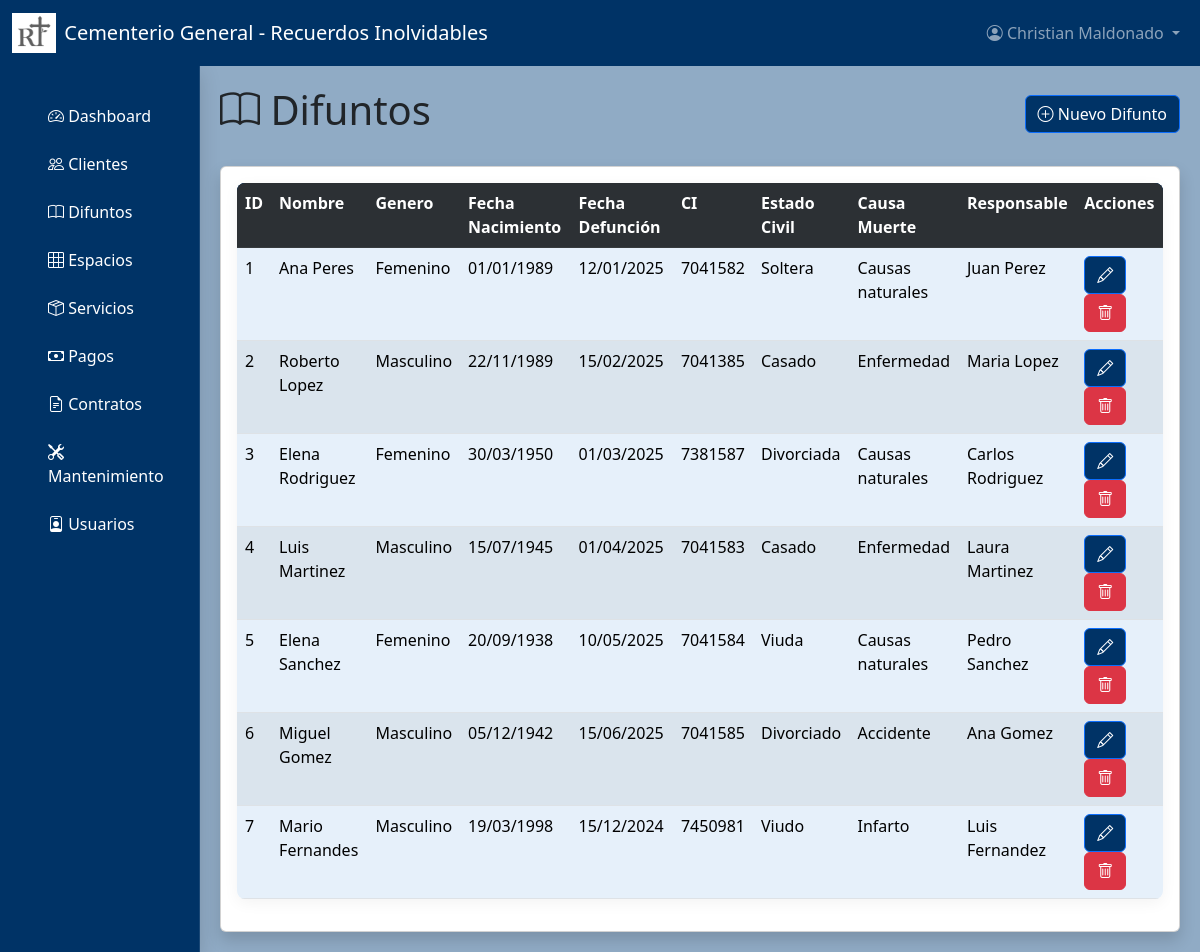
/difuntos/ (signed in), run on the app's committed database.
### models/usuario_model.py (models this page shows, shortened)
class Usuario(db.Model, UserMixin):
    __tablename__ = "usuarios"
    id = db.Column(db.Integer,primary_key=True)
    nombre = db.Column(db.String,nullable=False)
    username = db.Column(db.String,nullable=False)
    password = db.Column(db.String,nullable=False)
    rol = db.Column(db.String,nullable=False)
    fecha_registro = db.Column(db.DateTime,default=datetime.utcnow)
    @staticmethod
    def get_by_id(id):
        return Usuario.query.get(id)

### models/difunto_model.py (models this page shows, shortened)
class Difunto(db.Model):
    __tablename__ = "difuntos"
    id = db.Column(db.Integer,primary_key=True)
    nombre = db.Column(db.String,nullable=False)
    genero = db.Column(db.String,nullable=False)
    fecha_nacimiento = db.Column(db.DateTime,nullable=False)
    fecha_defuncion = db.Column(db.DateTime,nullable=False)
    cedula_identidad = db.Column(db.Integer,nullable=False)
    estado_civil = db.Column(db.String,nullable=False)
    causa_muerte = db.Column(db.String,nullable=True)
    cliente_id = db.Column(db.Integer,db.ForeignKey('clientes.id') ,nullable=False)
    cliente = db.relationship('Cliente', back_populates='difunto')
    espacio = db.relationship('Espacio',back_populates='difunto')
    servicios = db.relationship('Servicio',back_populates='difunto')
    @staticmethod
    def get_all():
        return Difunto.query.all()

### models/cliente_model.py (models this page shows, shortened)
class Cliente(db.Model):
    __tablename__ = "clientes"
    id = db.Column(db.Integer,primary_key=True)
    nombre = db.Column(db.String,nullable=False)
    telefono = db.Column(db.Integer,nullable=False)
    email = db.Column(db.String,nullable=False)
    direccion = db.Column(db.String,nullable=False)
    fecha_registro = db.Column(db.DateTime,default=datetime.utcnow)
    difunto = db.relationship('Difunto', back_populates='cliente', lazy=True, cascade="all, delete-orphan")
    servicios = db.relationship('Servicio', back_populates='cliente', lazy=True, cascade="all, delete-orphan")
    pagos = db.relationship('Pago', back_populates='cliente', lazy=True, cascade="all, delete-orphan")
    contratos = db.relationship('Contrato', back_populates='cliente', cascade="all, delete-orphan")
    def delete(self):
        db.session.delete(self)
        db.session.commit()

### controllers/difunto_controller.py (the view)
@difunto_bp.route("/")
@login_required
def index():
    difuntos = Difunto.get_all()
    return difunto_view.list(difuntos)

### run.py (called while the page is built)
@login_manager.user_loader
def load_user(user_id):
    return Usuario.get_by_id(user_id)

@app.context_processor
def inject_clientes():
    if current_user.is_authenticated:
        return dict(clientes=Cliente.query.all())
    return {}

@app.context_processor
def inject_difuntos():
    if current_user.is_authenticated:
        return dict(difuntos=Difunto.query.all())
    return {}

@app.context_processor
def inject_espacios():
    if current_user.is_authenticated:
        return dict(espacios=Espacio.query.all())
    return {}

@app.context_processor
def inject_servicios():
    if current_user.is_authenticated:
        return dict(servicios=Servicio.query.all())
    return {}

@app.context_processor
def inject_servicios():
    if current_user.is_authenticated:
        return dict(servicios=Servicio.query.all())
    return {}

@app.context_processor
def inject_common_variables():
    if current_user.is_authenticated:
        return {
            'ingresos_totales': db.session.query(db.func.sum(Servicio.costo))
                                .filter(Servicio.estado == 'Pagado').scalar() or 0,
        }
    return {}

### views/difunto_view.py (called while the page is built)
def list(difuntos):
    return render_template('difuntos/index.html', difuntos=difuntos)

### templates/difuntos/index.html (shortened to what this page needs)
{% extends 'dashboard.html' %}
{% block dashboard_content %}
<div class="d-flex justify-content-between align-items-center mb-4">
    <h1><i class="bi bi-book"></i> Difuntos</h1>
    <button type="button" class="btn btn-primary" data-bs-toggle="modal" data-bs-target="#ModalCrear">
        <i class="bi bi-plus-circle"></i> Nuevo Difunto
    </button>
</div>
<div class="card shadow">
    <div class="card-body">
        <table class="table table-striped">
            <tr class="table-dark">
                <th>ID</th>
                <th>Nombre</th>
                <th>Genero</th>
                <th>Fecha Nacimiento</th>
                <th>Fecha Defunción</th>
                <th>CI</th>
                <th>Estado Civil</th>
                <th>Causa Muerte</th>
                <th>Responsable</th>
                <th>Acciones</th>
            </tr>
            {% for item in difuntos %}
            <tr>
                <td>{{ item.id }}</td>
                <td>{{ item.nombre }}</td>
                <td>{{ item.genero }}</td>
                <td>{{ item.fecha_nacimiento.strftime('%d/%m/%Y') or 'No registrada' }}</td>
                <td>{{ item.fecha_defuncion.strftime('%d/%m/%Y') }}</td>
                <td>{{ item.cedula_identidad }}</td>
                <td>{{ item.estado_civil }}</td>
                <td>{{ item.causa_muerte or 'No registrada' }}</td>
                <td>
                    {% if item.cliente %}
                    {{ item.cliente.nombre }}
                    {% else %}
                    Sin cliente asignado
                    {% endif %}
                </td>
                <td>
                    <button class="btn btn-primary" data-bs-target="#ModalEditar{{ item.id }}" data-bs-toggle="modal">
                        <i class="bi bi-pencil"></i>
                    </button>
                    <a href="{{ url_for('difunto.delete', id=item.id) }}" class="btn btn-danger">
                        <i class="bi bi-trash"></i>
                    </a>
                </td>
            </tr>
            {% endfor %}
        </table>
    </div>
</div>
{% endblock %}

### templates/base.html (shortened to what this page needs)
<!doctype html>
<html lang="es">
<head>
    <link href="https://cdn.jsdelivr.net/npm/bootstrap@5.3.0-alpha1/dist/css/bootstrap.min.css" rel="stylesheet">
    <link rel="stylesheet" href="https://cdn.jsdelivr.net/npm/bootstrap-icons@1.10.3/font/bootstrap-icons.css">
</head>
<body>
    <nav class="navbar navbar-expand-lg navbar-dark bg-dark sticky-top">
        <div class="container-fluid">
<a class="navbar-brand d-flex align-items-center" href="{{ url_for('index') }}">
    <img src="{{ url_for('static', filename='img/logo.jpg') }}" alt="Logo" height="40" class="me-2">
    Cementerio General - Recuerdos Inolvidables
</a>
            <div class="collapse navbar-collapse" id="navbarNav">
                <ul class="navbar-nav ms-auto">
                    {% if current_user.is_authenticated %}
                    <li class="nav-item dropdown">
                        <a class="nav-link dropdown-toggle" href="#" id="navbarDropdown" role="button"
                            data-bs-toggle="dropdown">
                            <i class="bi bi-person-circle"></i>
                            {{ current_user.nombre}}
                        </a>
                    </li>
                    {% else %}
                    <li class="nav-item">
                        <a class="nav-link" href="{{ url_for('login.login') }}">Iniciar sesión</a>
                    </li>
                    {% endif %}
                </ul>
            </div>
        </div>
    </nav>
    {% if current_user.is_authenticated %}
    {% block content_side %}{% endblock %}
    {% endif %}
</body>
</html>

### templates/base.html (style rules this page uses)
:root { --primary-color: #003366; --primary-hover: #002244; --primary-text: white; --card-shadow: 0 6px 20px rgba(0, 0, 0, 0.15); --hover-shadow: 0 10px 25px rgba(0, 0, 0, 0.2); }
body { background-color: #90abc5; }
.main-content, .container, .container-fluid { background-color: transparent !important; }
.table { border-radius: 8px; box-shadow: 0 4px 15px rgba(0, 0, 0, 0.05); overflow: hidden; }
.table th { background-color: #003366; color: white; }
.table td { background-color: #e6f0fa; color: #000; }
.navbar, .bg-primary, .card-header, .btn-primary, .sidebar, .table-dark, .border-left-primary { background-color: var(--primary-color) !important; color: var(--primary-text) !important; }

### data on the page
Usuario: nombre "Christian Maldonado"
Difunto: id "1", nombre "Ana Peres", genero "Femenino", fecha_nacimiento "01/01/1989", fecha_defuncion "12/01/2025", cedula_identidad "7041582", estado_civil "Soltera", causa_muerte "Causas naturales", cliente.nombre "Juan Perez"
Difunto: id "2", nombre "Roberto Lopez", genero "Masculino", fecha_nacimiento "22/11/1989", fecha_defuncion "15/02/2025", cedula_identidad "7041385", estado_civil "Casado", causa_muerte "Enfermedad", cliente.nombre "Maria Lopez"
Difunto: id "3", nombre "Elena Rodriguez", genero "Femenino", fecha_nacimiento "30/03/1950", fecha_defuncion "01/03/2025", cedula_identidad "7381587", estado_civil "Divorciada", causa_muerte "Causas naturales", cliente.nombre "Carlos Rodriguez"
Difunto: id "4", nombre "Luis Martinez", genero "Masculino", fecha_nacimiento "15/07/1945", fecha_defuncion "01/04/2025", cedula_identidad "7041583", estado_civil "Casado", causa_muerte "Enfermedad", cliente.nombre "Laura Martinez"
Difunto: id "5", nombre "Elena Sanchez", genero "Femenino", fecha_nacimiento "20/09/1938", fecha_defuncion "10/05/2025", cedula_identidad "7041584", estado_civil "Viuda", causa_muerte "Causas naturales", cliente.nombre "Pedro Sanchez"
Difunto: id "6", nombre "Miguel Gomez", genero "Masculino", fecha_nacimiento "05/12/1942", fecha_defuncion "15/06/2025", cedula_identidad "7041585", estado_civil "Divorciado", causa_muerte "Accidente", cliente.nombre "Ana Gomez"
Difunto: id "7", nombre "Mario Fernandes", genero "Masculino", fecha_nacimiento "19/03/1998", fecha_defuncion "15/12/2024", cedula_identidad "7450981", estado_civil "Viudo", causa_muerte "Infarto", cliente.nombre "Luis Fernandez"
